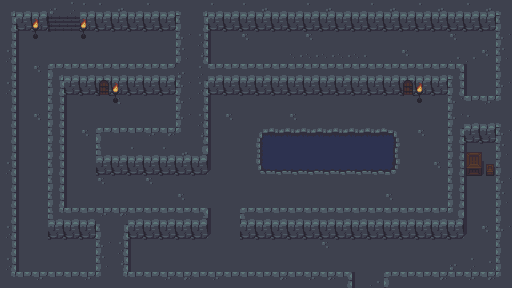

Tiled map render using the project's own tile images. Description and the map definition, with tile-layer contents summarised, below:
An orthogonal 32x18 tile map with 16x16 px tiles, 3 tile layers (Background, Walls, Ornamental), 2 tilesets.

<map version="1.0" orientation="orthogonal" renderorder="right-down" width="32" height="18" tilewidth="16" tileheight="16" nextobjectid="1">
 <tileset firstgid="1" name="dungeon_tiles_0" tilewidth="16" tileheight="16">
  <image source="dungeon_tiles_0.png" width="368" height="384" />
 </tileset>
 <tileset firstgid="553" name="dungeon_tiles_compact_and_varied" tilewidth="16" tileheight="16">
  <image source="dungeon_tiles_compact_and_varied.png" width="336" height="104" />
 </tileset>
 <layer name="Background" width="32" height="18">
  <data>[576 cells, 576 non-empty, 6 distinct tile ids]</data>
 </layer>
 <layer name="Walls" width="32" height="18">
  <data>[576 cells, 576 non-empty, 58 distinct tile ids]</data>
 </layer>
 <layer name="Ornamental" width="32" height="18">
  <data>[576 cells, 12 non-empty, 6 distinct tile ids]</data>
 </layer>
</map>
